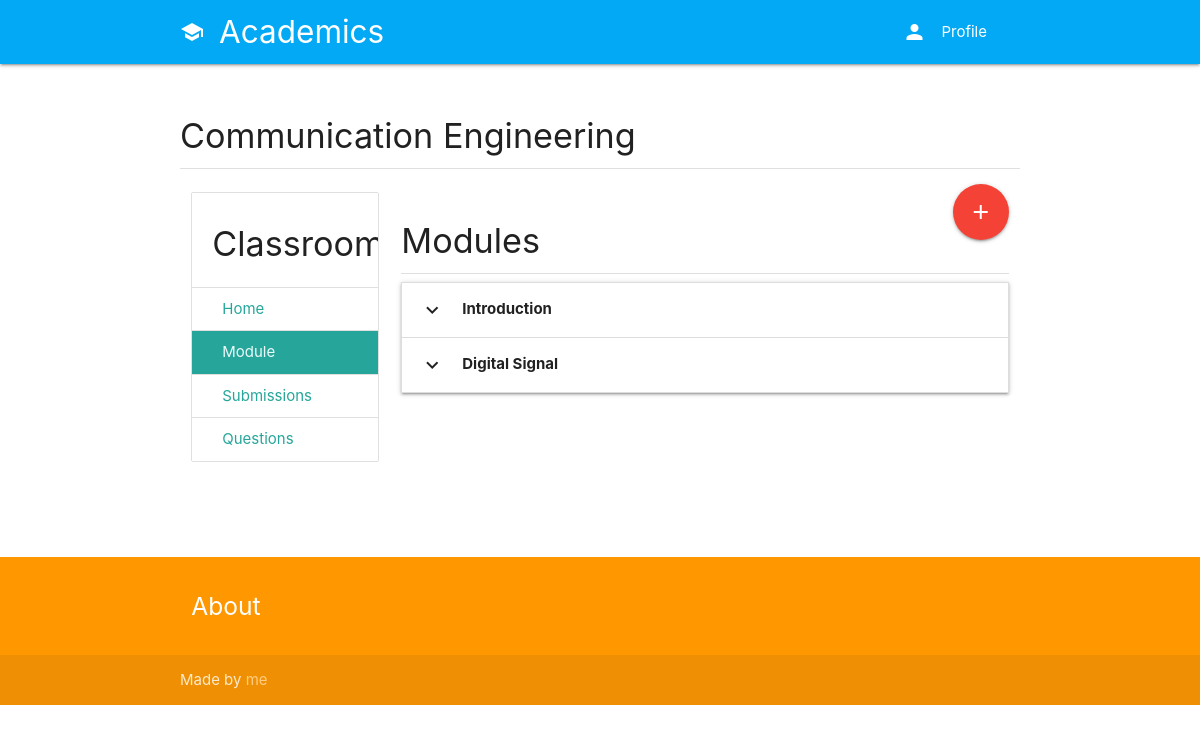
The app's page /course/e46793b5730f43e9badbcbce2be893d7/modules (signed in) with its own data.
### classroom/models.py (models this page shows, shortened)
class Course(models.Model):
	id = models.UUIDField(primary_key=True, default=uuid.uuid4, editable=False)
	picture = models.ImageField(upload_to=user_directory_path)
	title = models.CharField(max_length=200)
	description = models.CharField(max_length=300)
	category = models.ForeignKey(Category, on_delete=models.CASCADE)
	syllabus = RichTextField()
	user = models.ForeignKey(User, on_delete=models.CASCADE, related_name='course_owner')
	enrolled = models.ManyToManyField(User)
	modules = models.ManyToManyField(Module)
	questions = models.ManyToManyField(Question)

### module/models.py (models this page shows, shortened)
class Module(models.Model):
	title = models.CharField(max_length=150)
	user = models.ForeignKey(User, on_delete=models.CASCADE, related_name='module_owner')
	hours = models.PositiveIntegerField()
	pages = models.ManyToManyField(Page)
	quizzes = models.ManyToManyField(Quizzes)
	assignments = models.ManyToManyField(Assignment)

### module/views.py (the view)
# urls.py: path('<course_id>/modules', CourseModules, name='modules'),
def CourseModules(request, course_id):
	user = request.user
	course = get_object_or_404(Course, id=course_id)
	page_completions = Completion.objects.filter(user=user, course=course).values_list('page__pk', flat=True)
	quiz_completions = Completion.objects.filter(user=user, course=course).values_list('quiz__pk', flat=True)
	assignment_completions = Completion.objects.filter(user=user, course=course).values_list('assignment__pk', flat=True)
	teacher_mode = False
	if user == course.user:
		teacher_mode = True
	context = {
		'teacher_mode': teacher_mode,
		'course': course,
		'page_completions': page_completions,
		'quiz_completions': quiz_completions,
		'assignment_completions': assignment_completions,
	}
	return render(request, 'module/modules.html', context)

### authy/views.py (called while the page is built)
def SideNavInfo(request):
	user = request.user
	nav_profile = None
	if user.is_authenticated:
		nav_profile = Profile.objects.get(user=user)
	return {'nav_profile': nav_profile}

### direct/views.py (called while the page is built)
def CheckDirects(request):
    directs_count = 0
    if request.user.is_authenticated:
        directs_count = Message.objects.filter(user=request.user, is_read=False).count()
    return {'directs_count': directs_count}

### student_portal/templates/module/modules.html (shortened to what this page needs)
{% extends 'base.html' %}
{% load static %}
{% block content %}
<div class="section">
	<h4>{{ course.title }}</h4>
	<div class="divider"></div>
</div>
<div class="row">
<div class="col s3">
      <ul class="collection with-header">
        <li class="collection-header"><h4>Classroom</h4></li>
        <a href="{% url 'course' course.id %}" class="collection-item">Home</a>
        <a href="{% url 'modules' course.id %}" class="collection-item active">Module</a>
        <a href="{% url 'submissions' course.id %}" class="collection-item">Submissions</a>
        <a href="{% url 'questions' course.id %}" class="collection-item">Questions</a>
      </ul>
</div>
<div class="col s9">
  {% if teacher_mode == True %}
    <a href="{% url 'new-module' course.id %}" class="btn-floating btn-large waves-effect waves-light red right"><i class="material-icons">add</i></a>
  {% endif %}
  <div class="section">
    <h4>Modules</h4>
    <div class="divider"></div>
    <ul class="collapsible">
      {% for module in course.modules.all %}
      <li>
        <div class="collapsible-header"><i class="material-icons">expand_more</i><b>{{ module.title }}</b></div>
      </li>
      {% endfor %}
    </ul>
  </div>
</div>
</div>
{% endblock %}

### records on screen
Course: title "Communication Engineering"
Module: title "Introduction"
Module: title "Digital Signal"
